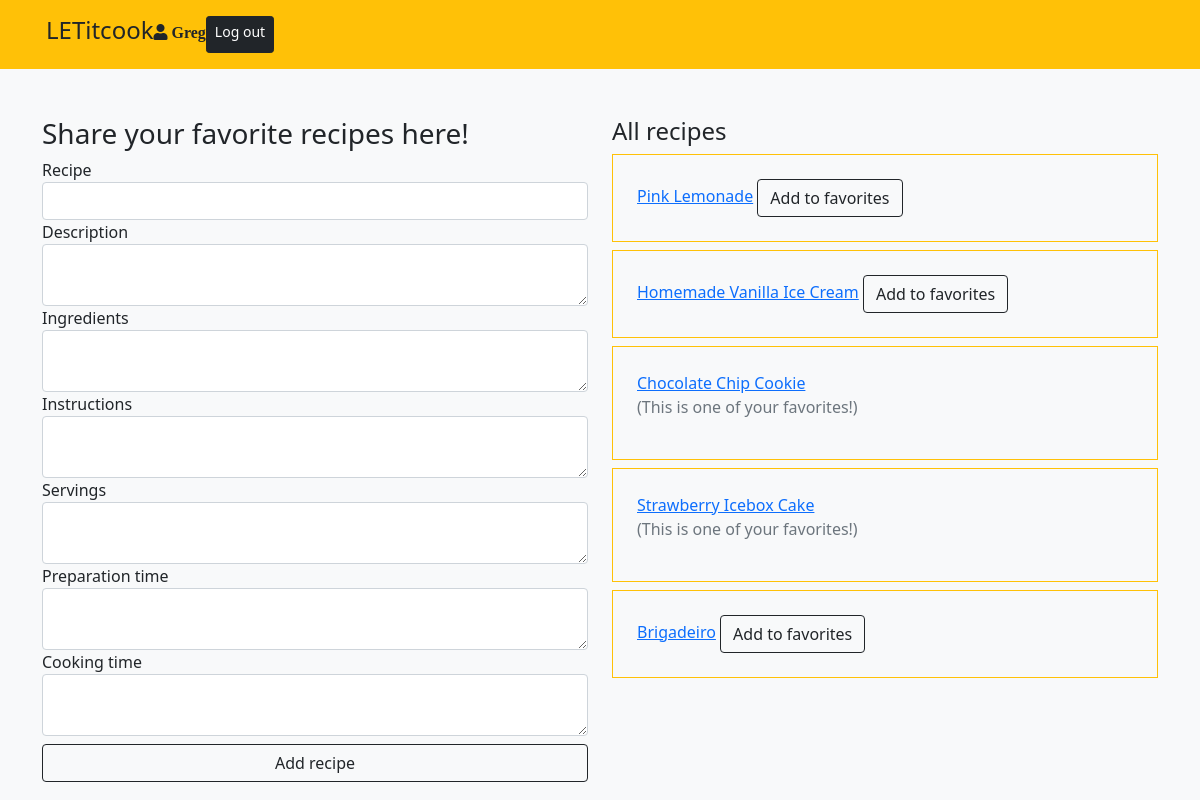
/recipes/ (signed in), run on the app's committed database.
### login/models.py (models this page shows)
class User(models.Model):
  first_name = models.CharField(max_length=255)
  last_name = models.CharField(max_length=255)
  email = models.CharField(max_length=255)
  password = models.CharField(max_length=255)
  created_at = models.DateTimeField(auto_now_add=True)
  updated_at = models.DateTimeField(auto_now=True)
  objects = UserManager()

### recipes/models.py (models this page shows)
class Recipe(models.Model):
  title = models.CharField(max_length=255)
  description = models.TextField()
  ingredients = models.TextField(default=None)
  instructions = models.CharField(max_length=255, default=None)
  servings = models.CharField(max_length=255, default=None)
  prep_time = models.CharField(max_length=255, default=None)
  cook_time = models.CharField(max_length=255, default=None)
  uploader = models.ForeignKey(User, related_name="upload_recipes",on_delete=models.CASCADE)
  users_who_like = models.ManyToManyField(User, related_name='liked_recipes')
  created_at = models.DateTimeField(auto_now_add=True)
  updated_at = models.DateTimeField(auto_now=True)

### recipes/views.py (the view)
# urls.py: path('', views.index),
def index(request):
  context = {
    'users': User.objects.all(),
    'recipes': Recipe.objects.all(),
    'current_user': User.objects.get(id=request.session['user_id'])
  }
  if 'user_id' not in request.session:
    return redirect('/')
  else:
    return render(request, 'recipes/index.html', context)

### recipes/templates/recipes/index.html (shortened to what this page needs)
<!DOCTYPE html>
<html lang="en">
<head>
 <link rel="stylesheet" href="https://stackpath.bootstrapcdn.com/bootstrap/5.0.0-alpha1/css/bootstrap.min.css">
  <link rel="stylesheet" href="https://use.fontawesome.com/releases/v5.8.2/css/all.css"
>
</head>
<body class="bg-light">
  <nav class="bg-warning">
  <div class="d-flex container text-black p-3">
    <h4 class="mr-auto">LETitcook</h4>
    <i class="fas fa-user fa-1.5x mr-4 mt-2"> {{request.session.name}}</i>
    <a href="/logout" class="btn btn-sm btn-dark text-white">Log out</a>
  </div>
  </nav>
  <div class="container mt-5">
    <div class="row">
      <div class="col-sm-6">
        <h3>Share your favorite recipes here!</h3>
        <form action="/recipes/add_recipes" method="POST" class="form-group">
          <label for="tl">Recipe</label>
          <input type="text" name="title" id="tl" class="form-control title">
          <label for="ds">Description</label>
          <textarea name="des" id="ds" class="form-control"></textarea>
          <label for="In">Ingredients</label>
          <textarea name="In" id="In" class="form-control"></textarea>
          <label for="instruc">Instructions</label>
          <textarea name="instruc" id="instruc" class="form-control"></textarea>
          <label for="ser">Servings</label>
          <textarea name="ser" id="ser" class="form-control"></textarea>
          <label for="prep">Preparation time</label>
          <textarea name="prep" id="prep" class="form-control"></textarea>
          <label for="cook">Cooking time</label>
          <textarea name="cook" id="cook" class="form-control"></textarea>
          <input type="submit" value="Add recipe" class="btn btn-outline-dark mt-2 w-100 submit">
        </form>
      </div>
      <div class="col-sm-6">
        <h4>All recipes</h4>
        {% for recipe in recipes %}
        <div class="border border-warning p-4 mt-2">
          <a href="/recipes/{{recipe.id}}">{{recipe.title}}</a>
          {% if current_user in recipe.users_who_like.all %}
          <p class="font-italic text-secondary">(This is one of your favorites!)</p>
          {% else %}
          <a href="/recipes/fav/{{recipe.id}}" class="btn btn-outline-dark">Add to favorites</a>
          {% endif %}
        </div>
        {% endfor %}
      </div>
  </div>
  </div>
</body>
</html>

### data on the page
User: session.name "Greg"
Recipe: title "Pink Lemonade"
Recipe: title "Homemade Vanilla Ice Cream"
Recipe: title "Chocolate Chip Cookie", shows "(This is one of your favorites!)"
Recipe: title "Strawberry Icebox Cake", shows "(This is one of your favorites!)"
Recipe: title "Brigadeiro"
